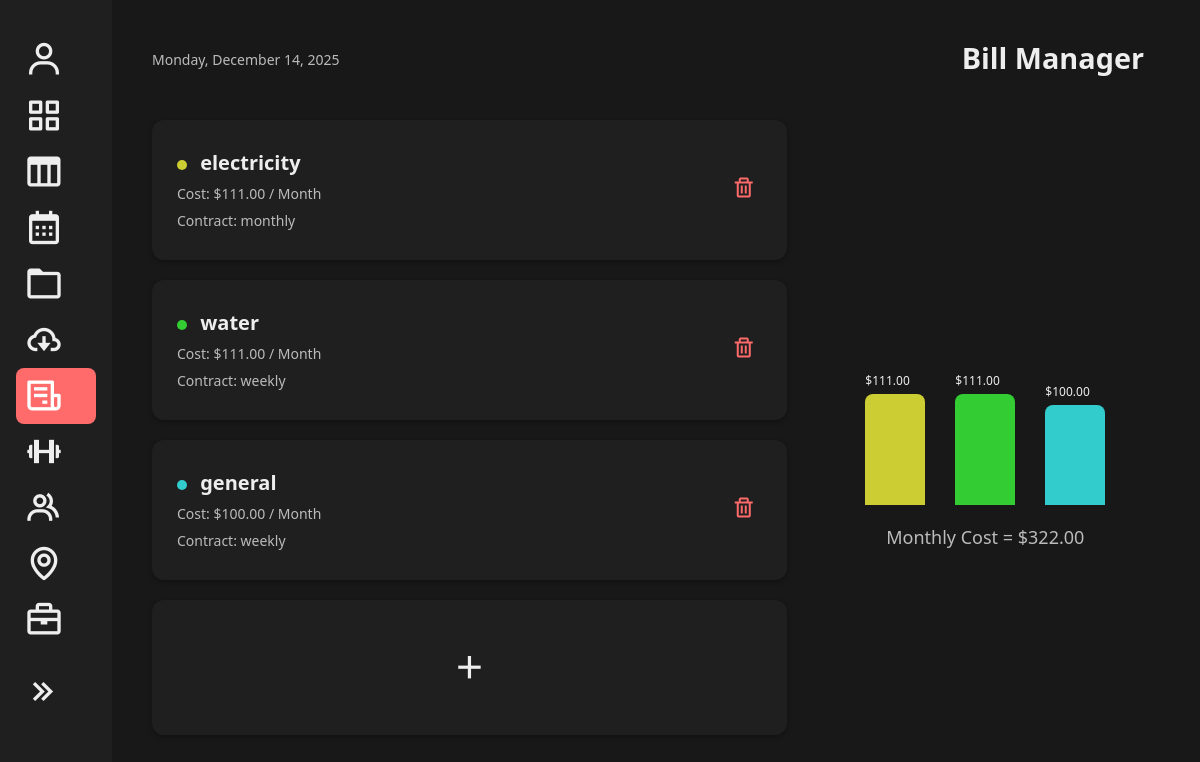
/BillManager/, run on an earlier commit of the app's database.
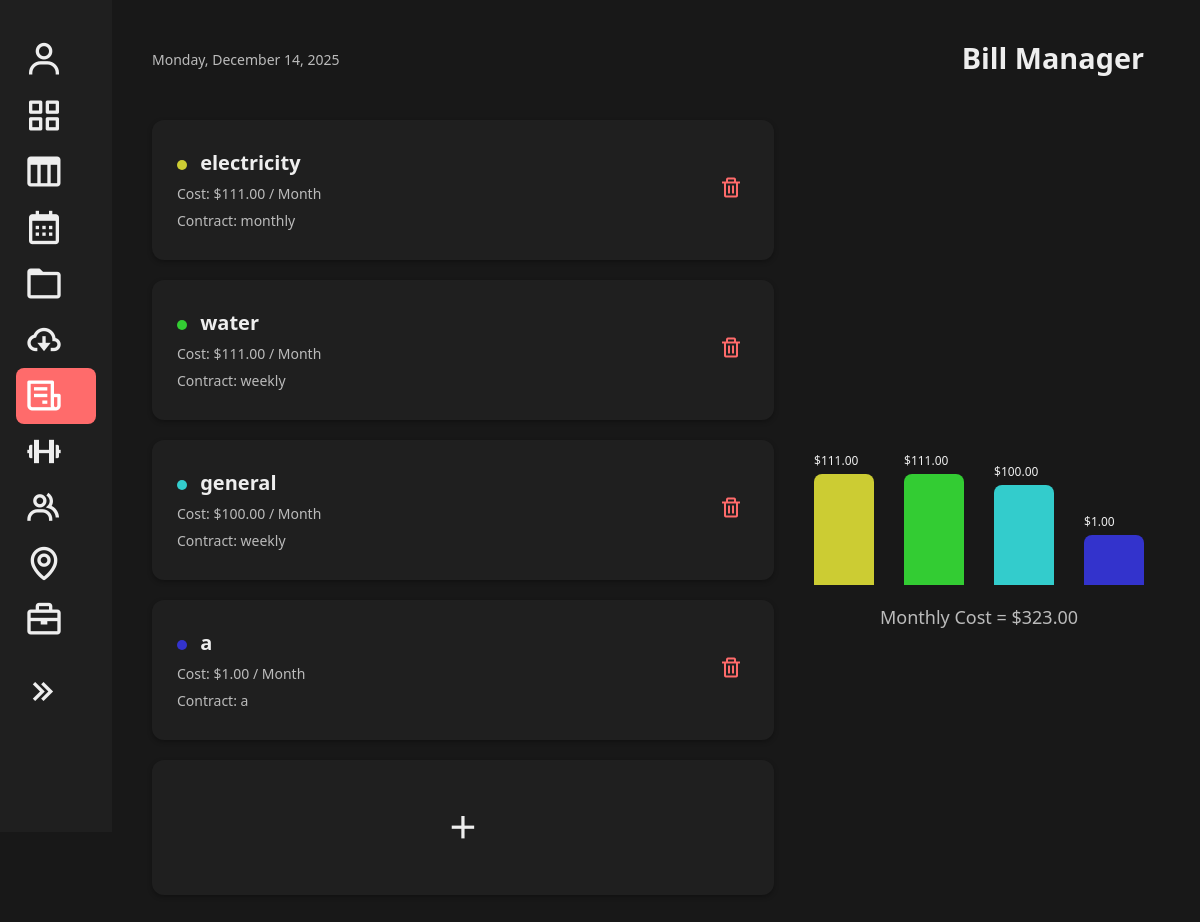
And on a later commit of the database.
### main/models.py (models this page shows, shortened)
class Bill(models.Model):
    name = models.CharField(max_length=100)
    cost = models.DecimalField(max_digits=10, decimal_places=2)
    renewal_date = models.DateField(null=True, blank=True)
    contract_type = models.CharField(max_length=50, default='NA')
    STATUS_CHOICES = [
        ('active', 'Active'),
        ('suspended', 'Suspended'),
        ('canceled', 'Canceled'),
    ]
    status = models.CharField(max_length=10, choices=STATUS_CHOICES)

### main/views.py (the view)
# urls.py: path('BillManager/', main_views.BillManager, name='BillManager'),
def BillManager(request):
    bills_qs = Bill.objects.all()
    if _model_has_field(Bill, "user"):
        bills_qs = bills_qs.filter(user=request.user)
    total_cost = sum(b.cost for b in bills_qs)
    bills_with_colors = [{"obj": b, "hue": (i + 1) * 60} for i, b in enumerate(bills_qs)]
    return render(request, "BillManager.html", {"bills": bills_with_colors, "total_cost": total_cost})

### main/views.py (called while the page is built)
def _model_has_field(model, field_name: str) -> bool:
    return any(f.name == field_name for f in model._meta.get_fields())

### main/templates/BillManager.html (shortened to what the changed rows need)
<!DOCTYPE html>
<html lang="en">
<head>
  {% load static %}
  <link rel="stylesheet" href="{% static 'index.css' %}?v=2">
  <link href='https://unpkg.com/boxicons@2.1.4/css/boxicons.min.css' rel='stylesheet'>
</head>
<body>
  <div class="container">
    <main class="content">
      <header class="header">
        <h1>Bill Manager</h1>
      </header>
      <div class="subscription-layout">
        <section class="subscription-list">
          {% for bill in bills %}
          <div class="subscription-item">
            <div class="details">
              <h3>
                <span class="status-dot" style="background-color: hsl({{ bill.hue }}, 60%, 50%)"></span>
                {{ bill.obj.name }}
              </h3>
              <p>Cost: ${{ bill.obj.cost }} / Month
              </p>
              <p>Contract: {{ bill.obj.contract_type }}</p>
            </div>
            <button class="delete-btn" onclick="openConfirmModal({{ bill.obj.id }})">
              <i class='bx bx-trash'></i>
            </button>
          </div>
          {% endfor %}
        </section>
        <section class="chart-section">
          <div class="chart">
            {% for bill in bills %}
            <div class="bar"
                style="height: {{ bill.obj.cost|floatformat:0 }}px; background-color: hsl({{ bill.hue }}, 60%, 50%);">
              <span>${{ bill.obj.cost }}</span>
            </div>
            {% endfor %}
          </div>
          <div class="total-cost">Monthly Cost = ${{ total_cost }}</div>
        </section>
      </div>
    </main>
  </div>
</body>
</html>

What changed in the data, as far as the page shows it:
added Bill: obj.name "a", obj.cost "1.00", obj.contract_type "a"
Also different on the page:
{{ total_cost }}: "322.00" → "323.00"
